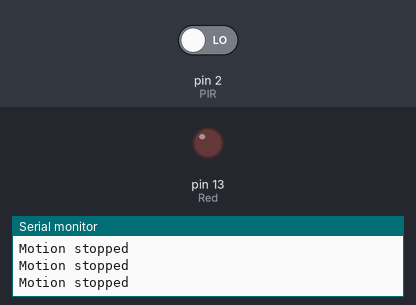
The sketch below on a simulated Arduino Uno, built with avr-gcc and run on an emulated ATmega328P. On the bench: output pins drawn as LEDs (lit = HIGH), the last lines printed to the serial monitor. The test bench sets the inputs (shaded band); at power-on: pin 2 (PIR) LOW.

Above: at 1.2 s.
1.3 s: pin 2 (PIR) driven HIGH
At 2.5 s:
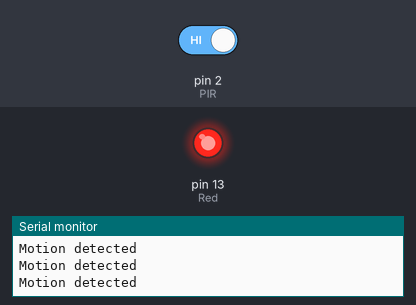
2.8 s: pin 2 (PIR) driven LOW
At 3.9 s:
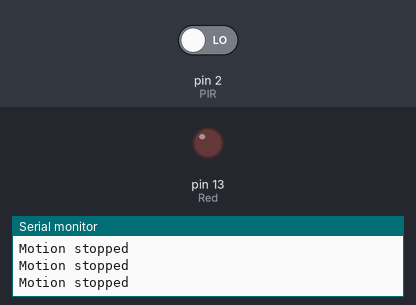
Timing chart, 0 to 5.8 s (numbered marks = the images above; inputs shaded):
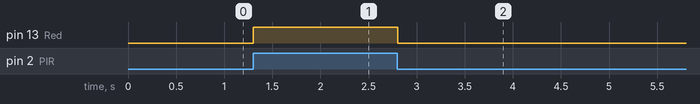

The sketch:

sensors.ino
```cpp
int Red=13;
int PIR=2;
void setup(){
  pinMode(Red,OUTPUT);
  pinMode(PIR,INPUT);
  Serial.begin(9600);
}
void loop(){
  if(digitalRead(PIR)==HIGH){
    digitalWrite(Red,HIGH);
    Serial.println("Motion detected");
    delay(100);
  }
  else{
    digitalWrite(Red,LOW);
    Serial.println("Motion stopped");
    delay(100);
  }
}
```

Measured:
- after the input at 1.3 s, pin 13 (Red): LOW → HIGH at once
- after the input at 2.8 s, pin 13 (Red): HIGH → LOW at once
